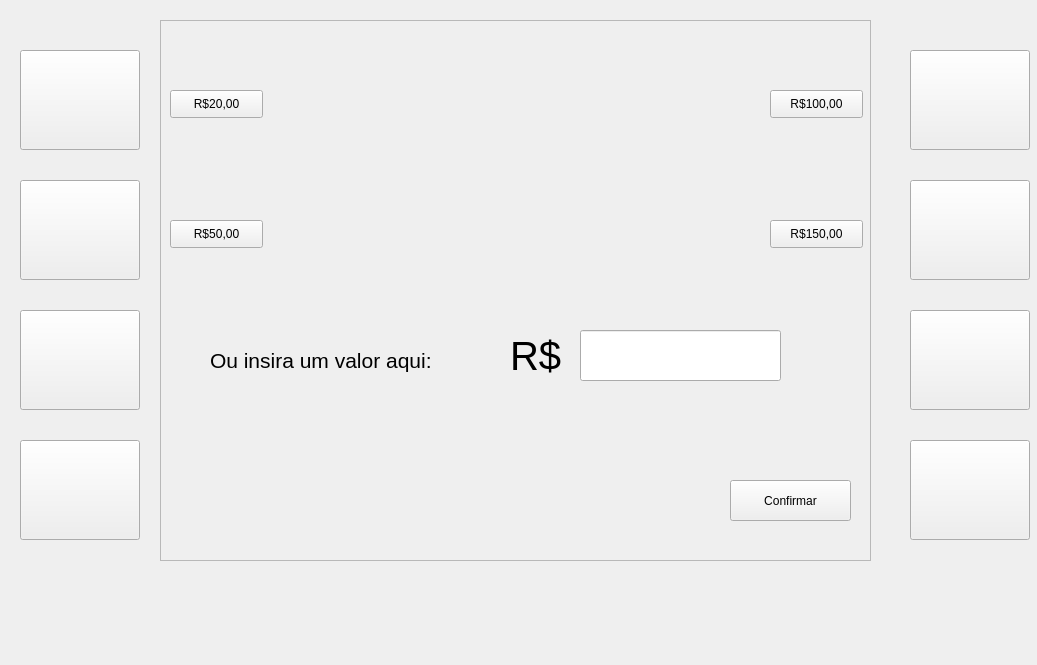
<?xml version="1.0" encoding="UTF-8"?>
<ui version="4.0">
 <class>Form</class>
 <widget class="QWidget" name="Form">
  <property name="geometry">
   <rect>
    <x>0</x>
    <y>0</y>
    <width>1037</width>
    <height>665</height>
   </rect>
  </property>
  <property name="windowTitle">
   <string>Form</string>
  </property>
  <widget class="QPushButton" name="btn3">
   <property name="geometry">
    <rect>
     <x>20</x>
     <y>310</y>
     <width>120</width>
     <height>100</height>
    </rect>
   </property>
   <property name="text">
    <string/>
   </property>
  </widget>
  <widget class="QPushButton" name="btn2">
   <property name="geometry">
    <rect>
     <x>20</x>
     <y>180</y>
     <width>120</width>
     <height>100</height>
    </rect>
   </property>
   <property name="text">
    <string/>
   </property>
  </widget>
  <widget class="QFrame" name="frame">
   <property name="geometry">
    <rect>
     <x>160</x>
     <y>20</y>
     <width>711</width>
     <height>541</height>
    </rect>
   </property>
   <property name="frameShape">
    <enum>QFrame::StyledPanel</enum>
   </property>
   <property name="frameShadow">
    <enum>QFrame::Raised</enum>
   </property>
   <widget class="QLabel" name="label">
    <property name="geometry">
     <rect>
      <x>50</x>
      <y>320</y>
      <width>281</width>
      <height>41</height>
     </rect>
    </property>
    <property name="font">
     <font>
      <pointsize>16</pointsize>
     </font>
    </property>
    <property name="text">
     <string>Ou insira um valor aqui:</string>
    </property>
   </widget>
   <widget class="QPushButton" name="saque20">
    <property name="geometry">
     <rect>
      <x>10</x>
      <y>70</y>
      <width>93</width>
      <height>28</height>
     </rect>
    </property>
    <property name="text">
     <string>R$20,00</string>
    </property>
   </widget>
   <widget class="QPushButton" name="saque50">
    <property name="geometry">
     <rect>
      <x>10</x>
      <y>200</y>
      <width>93</width>
      <height>28</height>
     </rect>
    </property>
    <property name="text">
     <string>R$50,00</string>
    </property>
   </widget>
   <widget class="QPushButton" name="saque150">
    <property name="geometry">
     <rect>
      <x>610</x>
      <y>200</y>
      <width>93</width>
      <height>28</height>
     </rect>
    </property>
    <property name="text">
     <string>R$150,00</string>
    </property>
   </widget>
   <widget class="QPushButton" name="saque100">
    <property name="geometry">
     <rect>
      <x>610</x>
      <y>70</y>
      <width>93</width>
      <height>28</height>
     </rect>
    </property>
    <property name="text">
     <string>R$100,00</string>
    </property>
   </widget>
   <widget class="QPushButton" name="confirmarBtn">
    <property name="geometry">
     <rect>
      <x>570</x>
      <y>460</y>
      <width>121</width>
      <height>41</height>
     </rect>
    </property>
    <property name="text">
     <string>Confirmar</string>
    </property>
   </widget>
   <widget class="QLineEdit" name="inserirValor">
    <property name="geometry">
     <rect>
      <x>420</x>
      <y>310</y>
      <width>201</width>
      <height>51</height>
     </rect>
    </property>
    <property name="font">
     <font>
      <pointsize>30</pointsize>
     </font>
    </property>
    <property name="text">
     <string/>
    </property>
   </widget>
   <widget class="QLabel" name="label_2">
    <property name="geometry">
     <rect>
      <x>350</x>
      <y>310</y>
      <width>61</width>
      <height>51</height>
     </rect>
    </property>
    <property name="font">
     <font>
      <pointsize>30</pointsize>
     </font>
    </property>
    <property name="text">
     <string>R$</string>
    </property>
   </widget>
  </widget>
  <widget class="QPushButton" name="btn7">
   <property name="geometry">
    <rect>
     <x>910</x>
     <y>310</y>
     <width>120</width>
     <height>100</height>
    </rect>
   </property>
   <property name="text">
    <string/>
   </property>
  </widget>
  <widget class="QPushButton" name="btn1">
   <property name="geometry">
    <rect>
     <x>20</x>
     <y>50</y>
     <width>120</width>
     <height>100</height>
    </rect>
   </property>
   <property name="text">
    <string/>
   </property>
  </widget>
  <widget class="QPushButton" name="btn6">
   <property name="geometry">
    <rect>
     <x>910</x>
     <y>180</y>
     <width>120</width>
     <height>100</height>
    </rect>
   </property>
   <property name="text">
    <string/>
   </property>
  </widget>
  <widget class="QPushButton" name="btn5">
   <property name="geometry">
    <rect>
     <x>910</x>
     <y>50</y>
     <width>120</width>
     <height>100</height>
    </rect>
   </property>
   <property name="text">
    <string/>
   </property>
  </widget>
  <widget class="QPushButton" name="btn8">
   <property name="geometry">
    <rect>
     <x>910</x>
     <y>440</y>
     <width>120</width>
     <height>100</height>
    </rect>
   </property>
   <property name="text">
    <string/>
   </property>
  </widget>
  <widget class="QPushButton" name="btn4">
   <property name="geometry">
    <rect>
     <x>20</x>
     <y>440</y>
     <width>120</width>
     <height>100</height>
    </rect>
   </property>
   <property name="text">
    <string/>
   </property>
  </widget>
 </widget>
 <resources/>
 <connections/>
</ui>
